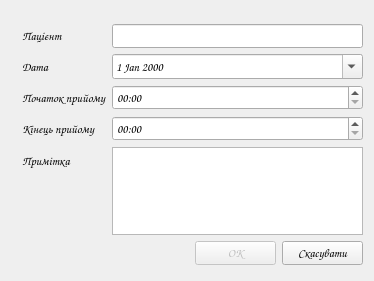
<?xml version="1.0" encoding="UTF-8"?>
<ui version="4.0">
 <class>AddEventDialog</class>
 <widget class="QDialog" name="AddEventDialog">
  <property name="geometry">
   <rect>
    <x>0</x>
    <y>0</y>
    <width>374</width>
    <height>281</height>
   </rect>
  </property>
  <property name="font">
   <font>
    <family>Comic Sans MS</family>
    <pointsize>9</pointsize>
   </font>
  </property>
  <property name="windowTitle">
   <string>Записати на прийом</string>
  </property>
  <property name="windowIcon">
   <iconset resource="res/res.qrc">
    <normaloff>:/action_icons/add_event.png</normaloff>:/action_icons/add_event.png</iconset>
  </property>
  <widget class="QWidget" name="layoutWidget">
   <property name="geometry">
    <rect>
     <x>195</x>
     <y>240</y>
     <width>168</width>
     <height>27</height>
    </rect>
   </property>
   <layout class="QHBoxLayout" name="horizontalLayout">
    <item>
     <widget class="QPushButton" name="ok_pb">
      <property name="enabled">
       <bool>false</bool>
      </property>
      <property name="text">
       <string>ОК</string>
      </property>
     </widget>
    </item>
    <item>
     <widget class="QPushButton" name="cancel_pb">
      <property name="text">
       <string>Скасувати</string>
      </property>
     </widget>
    </item>
   </layout>
  </widget>
  <widget class="QWidget" name="">
   <property name="geometry">
    <rect>
     <x>22</x>
     <y>24</y>
     <width>341</width>
     <height>211</height>
    </rect>
   </property>
   <layout class="QFormLayout" name="formLayout">
    <item row="0" column="0">
     <widget class="QLabel" name="label_patient">
      <property name="text">
       <string>Пацієнт</string>
      </property>
     </widget>
    </item>
    <item row="0" column="1">
     <widget class="QLineEdit" name="patient_le">
      <property name="clearButtonEnabled">
       <bool>true</bool>
      </property>
     </widget>
    </item>
    <item row="1" column="0">
     <widget class="QLabel" name="label_2">
      <property name="text">
       <string>Дата</string>
      </property>
     </widget>
    </item>
    <item row="1" column="1">
     <widget class="QDateEdit" name="date_de">
      <property name="calendarPopup">
       <bool>true</bool>
      </property>
     </widget>
    </item>
    <item row="2" column="0">
     <widget class="QLabel" name="label_3">
      <property name="text">
       <string>Початок прийому</string>
      </property>
     </widget>
    </item>
    <item row="2" column="1">
     <widget class="QTimeEdit" name="time_from_te">
      <property name="displayFormat">
       <string>hh:mm</string>
      </property>
      <property name="calendarPopup">
       <bool>true</bool>
      </property>
     </widget>
    </item>
    <item row="3" column="0">
     <widget class="QLabel" name="label_5">
      <property name="text">
       <string>Кінець прийому</string>
      </property>
     </widget>
    </item>
    <item row="3" column="1">
     <widget class="QTimeEdit" name="time_to_te">
      <property name="displayFormat">
       <string>hh:mm</string>
      </property>
      <property name="calendarPopup">
       <bool>true</bool>
      </property>
     </widget>
    </item>
    <item row="4" column="0">
     <widget class="QLabel" name="label_4">
      <property name="text">
       <string>Примітка</string>
      </property>
     </widget>
    </item>
    <item row="4" column="1">
     <widget class="QTextEdit" name="comment_te"/>
    </item>
   </layout>
  </widget>
 </widget>
 <resources>
  <include location="res/res.qrc"/>
 </resources>
 <connections/>
</ui>
